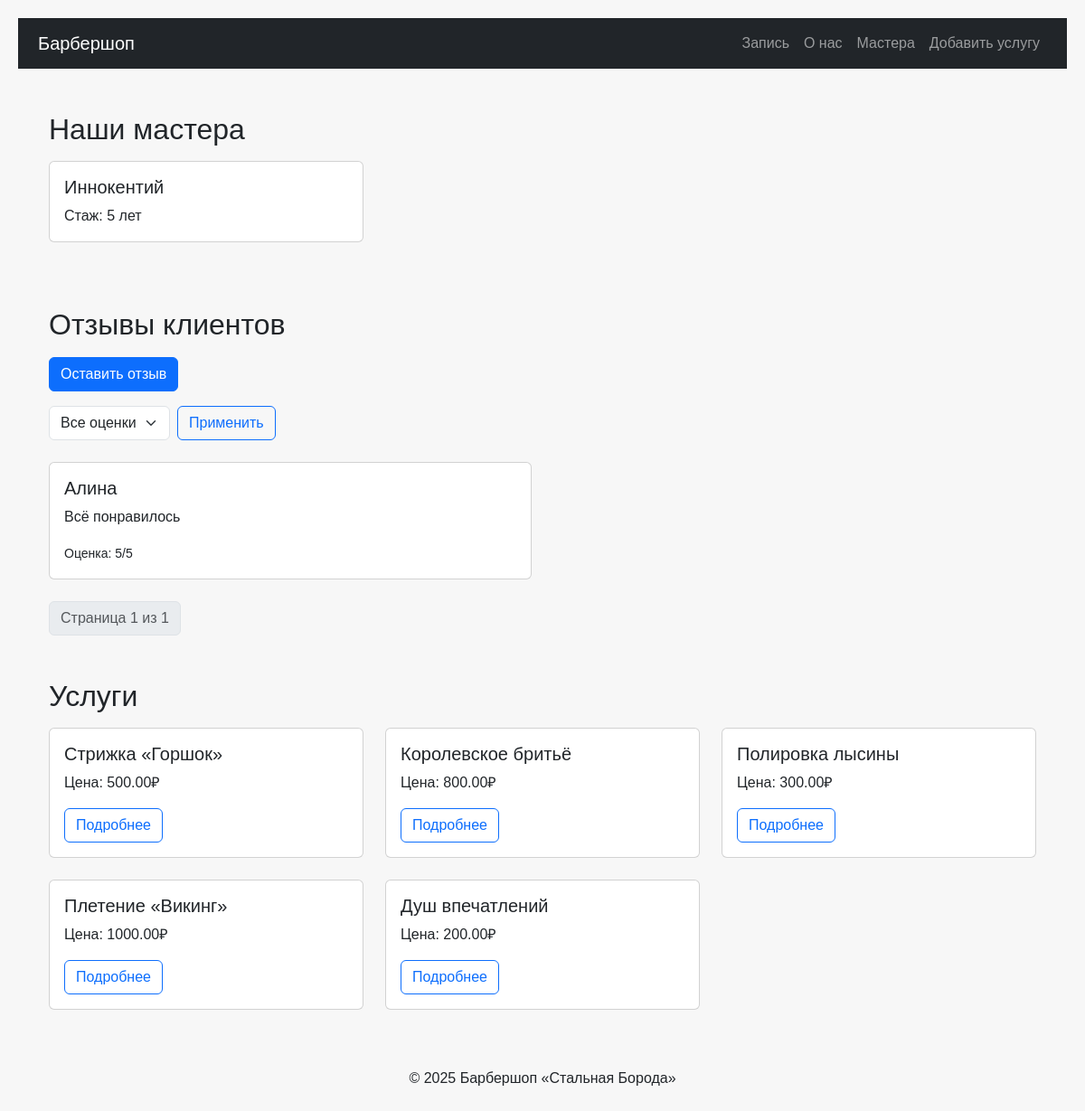
The app's page /, older data.
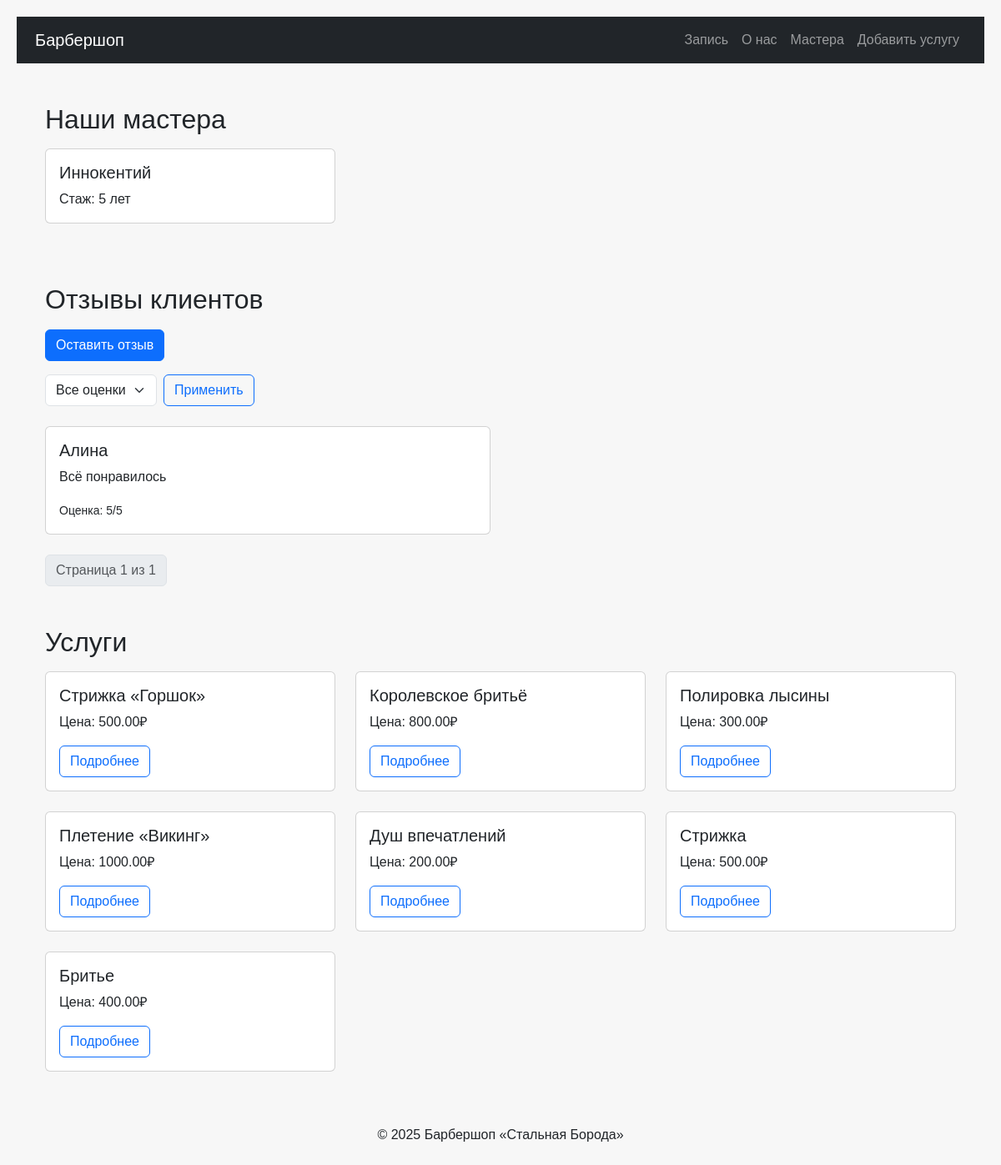
The same page, newer data.
### core/models.py (models this page shows, shortened)
class Master(models.Model):
    name = models.CharField(max_length=150, verbose_name="Имя")
    photo = models.ImageField(upload_to="masters/", blank=True, verbose_name="Фотография")
    phone = models.CharField(max_length=20, verbose_name="Телефон")
    address = models.CharField(max_length=255, verbose_name="Адрес")
    experience = models.PositiveIntegerField(verbose_name="Стаж работы (лет)")
    services = models.ManyToManyField(Service, related_name="masters", verbose_name="Услуги")
    is_active = models.BooleanField(default=True, verbose_name="Активен")
    class Meta:
        verbose_name = "Мастер"
        verbose_name_plural = "Мастера"

class Review(models.Model):
    text = models.TextField(verbose_name="Текст отзыва")
    client_name = models.CharField(max_length=100, blank=True, verbose_name="Имя клиента")
    master = models.ForeignKey(Master, on_delete=models.CASCADE, verbose_name="Мастер")
    photo = models.ImageField(upload_to="reviews/", blank=True, null=True, verbose_name="Фотография")
    created_at = models.DateTimeField(auto_now_add=True, verbose_name="Дата создания")
    rating = models.PositiveSmallIntegerField(
        validators=[MinValueValidator(1), MaxValueValidator(5)], verbose_name="Оценка"
    )
    is_published = models.BooleanField(default=True, verbose_name="Опубликован")
    class Meta:
        verbose_name = "Отзыв"
        verbose_name_plural = "Отзывы"

class Service(models.Model):
    name = models.CharField(max_length=200, verbose_name="Название", db_index=True)
    description = models.TextField(blank=True, verbose_name="Описание")
    price = models.DecimalField(max_digits=10, decimal_places=2, verbose_name="Цена", db_index=True)
    duration = models.PositiveIntegerField(verbose_name="Длительность (минут)")
    is_popular = models.BooleanField(default=False, verbose_name="Популярная услуга")
    image = models.ImageField(upload_to="services/", blank=True, verbose_name="Изображение")
    class Meta:
        verbose_name = "Услуга"
        verbose_name_plural = "Услуги"
        indexes = [
            models.Index(fields=["name", "price"]),  # составной индекс
        ]

### barbershop/views.py (the view)
# urls.py: path('', views.landing, name='landing'),
def landing(request):
    masters = Master.objects.filter(is_active=True)
    services = Service.objects.all()
    rating = request.GET.get("rating")
    reviews_qs = Review.objects.filter(is_published=True).order_by("-created_at")
    if rating:
        reviews_qs = reviews_qs.filter(rating=rating)
    paginator = Paginator(reviews_qs, 3)
    page_number = request.GET.get("page")
    page_obj = paginator.get_page(page_number)
    context = {
        "masters": masters,
        "services": services,
        "page_obj": page_obj,  # <- это обязательно
    }
    return render(request, "core/landing.html", context)

### barbershop/templates/core/landing.html (shortened to what this page needs)
{% extends "base.html" %}
{% block content %}
<div class="container mt-4">
  <h2 class="mb-3">Наши мастера</h2>
  <div class="row">
    {% for master in masters %}
    <div class="col-md-4 mb-4">
      <div class="card h-100">
        <div class="card-body">
          <h5 class="card-title">{{ master.name }}</h5>
          <p class="card-text">Стаж: {{ master.experience }} лет</p>
        </div>
      </div>
    </div>
    {% endfor %}
  </div>
  <h2 class="mt-5 mb-3">Отзывы клиентов</h2>
  <div class="mb-3">
    <a href="{% url 'create_review' %}" class="btn btn-primary">Оставить отзыв</a>
  </div>
  <form method="get" class="mb-4">
    <div class="row g-2 align-items-center">
      <div class="col-auto">
        <select name="rating" class="form-select">
          <option value="">Все оценки</option>
        </select>
      </div>
      <div class="col-auto">
        <button type="submit" class="btn btn-outline-primary">Применить</button>
      </div>
    </div>
  </form>
  <div class="row">
    {% for review in page_obj %}
    <div class="col-md-6 mb-4">
      <div class="card">
        <div class="card-body">
          <h5 class="card-title">{{ review.client_name }}</h5>
          <p class="card-text">{{ review.text }}</p>
          <p class="card-text"><small>Оценка: {{ review.rating }}/5</small></p>
        </div>
      </div>
    </div>
    {% empty %}
    <p class="text-muted">Нет отзывов с таким рейтингом.</p>
    {% endfor %}
  </div>
  <nav aria-label="Навигация по отзывам">
    <ul class="pagination">
      <li class="page-item disabled">
        <span class="page-link">Страница {{ page_obj.number }} из {{ page_obj.paginator.num_pages }}</span>
      </li>
    </ul>
  </nav>
  <h2 id="services" class="mt-5 mb-3">Услуги</h2>
  <div class="row">
    {% for service in services %}
    <div class="col-md-4 mb-4">
      <div class="card h-100">
        <div class="card-body">
          <h5 class="card-title">{{ service.name }}</h5>
          <p class="card-text">Цена: {{ service.price }}₽</p>
          <button class="btn btn-outline-primary" data-bs-toggle="modal" data-bs-target="#serviceModal{{ service.id }}">
            Подробнее
          </button>
        </div>
      </div>
    </div>
    {% endfor %}
  </div>
</div>
{% endblock %}

Row changes from the older to the newer data that the page shows:
added Service: name "Стрижка", price "500.00"
added Service: name "Бритье", price "400.00"
